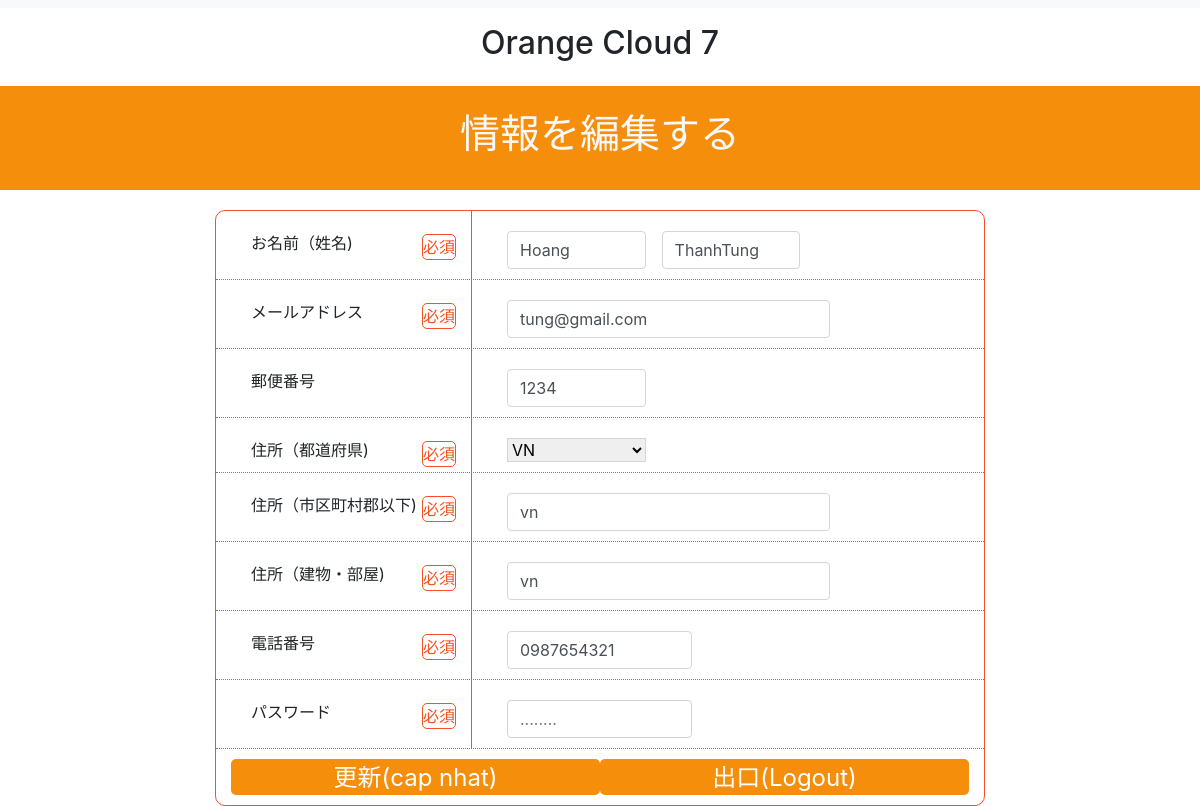
Page /update.php?id=213 (signed in) on the committed database.
### tables this page shows
CREATE TABLE `users` (
  `id` int(11) NOT NULL,
  `email` varchar(255) NOT NULL,
  `code` varchar(255) NOT NULL,
  `address_provin` varchar(255) DEFAULT NULL,
  `address_distri` varchar(255) DEFAULT NULL,
  `address_house` varchar(255) NOT NULL,
  `phone` varchar(255) NOT NULL,
  `password` varchar(255) NOT NULL,
  `firstname` varchar(255) NOT NULL,
  `lastname` varchar(255) NOT NULL
);

### update.php (the view, shortened to what this page needs)
<?php
require('config.php');
$sql = "SELECT `name`,`id` FROM `provincial`";
$result = mysqli_query($conn, $sql);
$id = isset($_GET["id"])? $_GET["id"] : "";
$query = "select * from users where id = ? ";
$stmt = $conn->prepare($query);
$stmt->bind_param('i',$id);
$stmt->execute();
 $results = $stmt->get_result();
$user = $results->fetch_assoc();
?>
<!DOCTYPE html>
<html lang="ja">
<head>
    <link rel="stylesheet" href="https://maxcdn.bootstrapcdn.com/bootstrap/4.0.0/css/bootstrap.min.css">
    <link rel="stylesheet" href="./assets/css/main.css">
</head>
<body>
    <div class="container-fluid">
        <div class="row ">
            <div class="col-lg-12 p-lg-1 bg-light"></div>
        </div>
        <div class="row">
            <div class="col-lg-12 p-lg-3 text-center">
                <h2>Orange Cloud 7</h2>
            </div>
        </div>
        <div class="row">
            <div class="col-lg-12 p-lg-4 nav-bg-color text-center text-light">
                <h1>情報を編集する</h1>
            </div>
        </div>
        <div class="row">
            <div class="col-lg-8 m-auto">
                <form action="" method="POST">
                    <div class="content">
                        <div class="col-4 border-range">
                            <div class="range-left"><label>お名前（姓名)</label><span>必須</span></div>
                        </div>
                        <div class="col-8">
                            <div class="range-right">
                                <input type="text" class="form-control" name="firstName"
                                 value="<?= isset($_SESSION['oldInput']['firstName']) ? $_SESSION['oldInput']['firstName'] : $user['firstname']?>"
                                 placeholder="セイ(山田)">
                                <input type="text" class="form-control input-name" name="lastName" value="<?= isset($_SESSION['oldInput']['lastName']) ? $_SESSION['oldInput']['lastName'] : $user['lastname']?>" placeholder="メイ(太郎)">
                            </div>
                        </div>
                    </div>
                    <div class="content">
                        <div class="col-4 border-range">
                            <div class="range-left"><label>メールアドレス</label><span>必須</span></div>
                        </div>
                        <div class="col-8">
                            <div class="range-right">
                                <input type="text" class="form-control input-email" value="<?= isset($_SESSION['oldInput']['email']) ? $_SESSION['oldInput']['email'] : $user['email']?>" name="email" placeholder="例）mail@example.com ">
                            </div>
                        </div>
                    </div>
                    <div class="content">
                        <div class="col-4 border-range">
                            <div class="range-left"><label>郵便番号</label></div>
                        </div>
                        <div class="col-8">
                            <div class="range-right">
                                <input type="text" class="form-control input-phone" name="code" value="<?= isset($_SESSION['oldInput']['code']) ? $_SESSION['oldInput']['code'] : $user['code']?>" placeholder="例) 0123456789 ">
                            </div>
                        </div>
                    </div>
                    <div class=" content">
                        <div class="col-4 border-range">
                            <div class="range-left"><label>住所（都道府県)</label><span>必須</span></div>
                        </div>
                        <div class="col-8">
                            <div class="range-right">
                                <select class="form-select" name="addressProvincial">
                                    <?php if (mysqli_num_rows($result) > 0) { ?>
                                        <?php while ($row = mysqli_fetch_assoc($result)) { ?>
                                            <option <?php if ($_SESSION["user"]["address_provin"] == $row["id"]) {
                                                        echo "selected";} ?>
                                                         value="<?= $row['id'] ?>"><?= $row["name"]; ?></option>
                                        <?php } ?>
                                    <?php } ?>
                                </select>
                            </div>
                        </div>
                    </div>
                    <div class="content">
                        <div class="col-4 border-range">
                            <div class="range-left"><label>住所（市区町村郡以下)</label><span>必須</span></div>
                        </div>
                        <div class="col-8">
                            <div class="range-right">
                                <input type="text" class="form-control input-email" name="addressDistrict" value="<?= isset($_SESSION['oldInput']['addressDistrict']) ? $_SESSION['oldInput']['addressDistrict'] : $user['address_distri']?>" placeholder="市区町村郡以下番地まで入力">
                            </div>
                        </div>
                    </div>
                    <div class="content">
                        <div class="col-4 border-range">
                            <div class="range-left"><label>住所（建物・部屋)</label><span>必須</span></div>
                        </div>
                        <div class="col-8">
                            <div class="range-right">
                                <input type="text" class="form-control input-email" name="addressHouse" value="<?= isset($_SESSION['oldInput']['addressHouse']) ? $_SESSION['oldInput']['addressHouse'] : $user['address_house']?>" placeholder="建物名と部屋番号等を入力">
                            </div>
                        </div>
                    </div>
                    <div class="content">
                        <div class="col-4 border-range">
                            <div class="range-left"><label>電話番号</label><span>必須</span></div>
                        </div>
                        <div class="col-8">
                            <div class="range-right">
                                <input type="text" class="form-control input-password" name="phone" value="<?= isset($_SESSION['oldInput']['phone']) ? $_SESSION['oldInput']['phone'] : $user['phone']?>" placeholder="ハイフン無しで入力">
                            </div>
                        </div>
                    </div>
                    <div class="content">
                        <div class="col-4 border-range">
                            <div class="range-left"><label>パスワード</label><span>必須</span></div>
                        </div>
                        <div class="col-8">
                            <div class="range-right">
                                <input type="password" class="form-control input-password" placeholder="........" name="password" value="">
                            </div>
                        </div>
                    </div>
                    <div class="col-12 footer">
                        <button class="btn-submit" name="btnUpdate" type="submit">更新(cap nhat)</button>
                        <button class="btn-submit" name="btnLogout">出口(Logout)</button>
                    </div>
                </form>
            </div>
        </div>
    </div>
</body>
</html>

### assets/css/main.css (style rules this page uses)
.nav-bg-color { background-color: #F58E0B; }
.content { display: flex; border-bottom: 1px dotted #F55123; }
form { border: 1px solid #F55123; border-radius:10px ; margin-top: 20px; }
span { border: 1px solid #F55123; border-radius: 5px; color: #F55123; }
.border-range { border-right: 1px solid #F55123; }
.range-left { display: flex; justify-content: space-between; align-items: center; margin-top: 20px; margin-left: 20px; }
.range-right { display: flex; margin-top: 20px; margin-left: 20px; margin-bottom: 10px; }
input[type=text],select { border-color: #D5D5D5; width: 30%; }
.input-name { margin-left: 16px; }
.input-email { width: 70% !important; }
.input-password { width: 40% !important; }
.input-phone { border-color: #D5D5D5 !important; background-color: #FFFFFF !important; }
.btn-submit { background-color: #F58E0B; width: 50%; margin: 10px auto; color: white; height: 36px; border-radius: 5px; font-size: 24px; border: none; }
.footer { display: flex; }

### rows in the picture
users: firstName "Hoang", lastName "ThanhTung", email "tung@gmail.com", code "1234", addressDistrict "vn", addressHouse "vn", phone "0987654321"

### other values in the picture
form field addressProvincial "VN"
